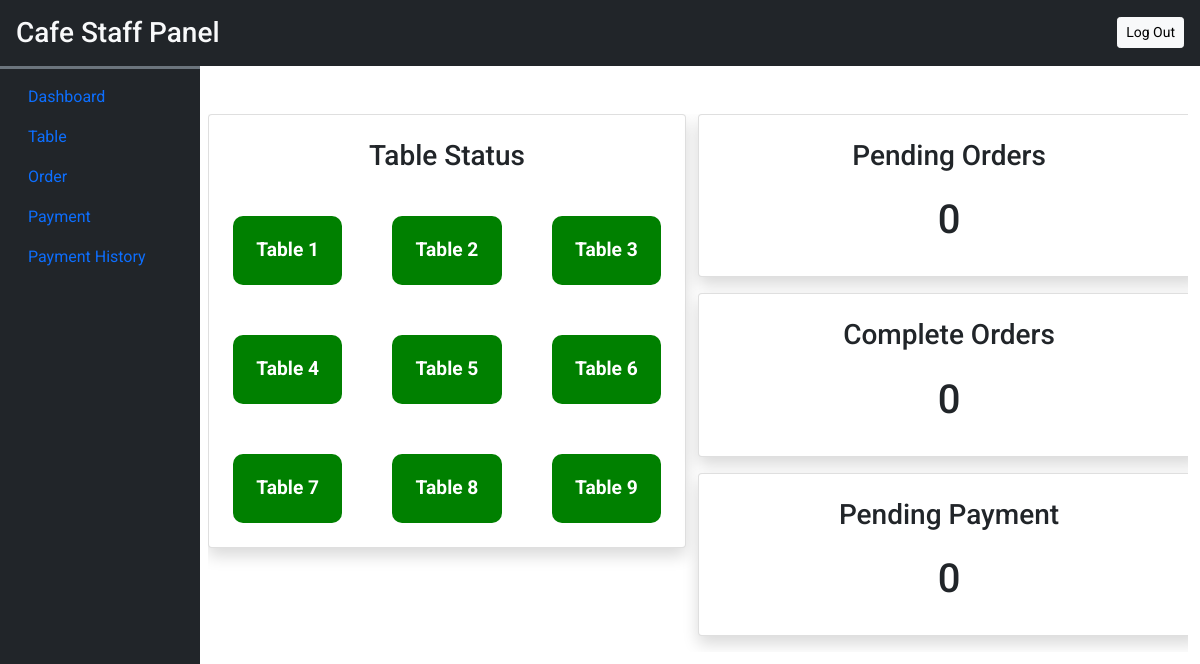
Page /cafefoodordering/admin/dashboard.php on the committed database.
### tables this page shows
CREATE TABLE `cafetable` (
  `id` int(50) NOT NULL,
  `tablenumber` int(100) NOT NULL,
  `status` tinyint(1) NOT NULL
);

### cafefoodordering/admin/dashboard.php (the view, shortened to what this page needs)
<?php
    require('inc/config.php');
    $sql = "SELECT id, status FROM cafetable ORDER BY id ASC";
    $result = $conn->query($sql);
    $pendingOrders = $conn->query("SELECT COUNT(*) AS total FROM orders WHERE status = 'preparing'")->fetch_assoc()['total'];
    $completedOrders = $conn->query("SELECT COUNT(*) AS total FROM orders WHERE status = 'complete'")->fetch_assoc()['total'];
    $pendingPayments = $conn->query("
        SELECT COUNT(DISTINCT table_id) AS total
        FROM orders
        WHERE status = 'complete'
    ")->fetch_assoc()['total'];
?>
<!DOCTYPE html>
<html lang="en">
    <head>
        <?php require('inc/link.php')?>
    </head>
    <body>
        <?php require('inc/header.php')?>
        <div class="container-fluid mt-5 ">
            <div class="col-lg-10 overflow-hidden ms-auto">
                <div class="row">
                    <div class="col-md-6">
                        <div class="col-md-12 mb-3 p-4 card text-center shadow">
                            <h3 class="mb-4 text-center">Table Status</h3>
                            <div class="table-grid">
                                <?php while($row = $result->fetch_assoc()): ?>
                                    <div class="table-box <?= $row['status'] == 1 ? 'taken' : 'available' ?>">
                                        Table <?= htmlspecialchars($row['id']) ?>
                                    </div>
                                <?php endwhile; ?>
                            </div>
                        </div>
                    </div>
                    <div class="col-md-6">
                        <div class="row">
                            <div class="col-md-12 mb-3 p-4 card text-center shadow">
                                <h3 class="mb-4 text-center">Pending Orders</h3>
                                <h1><?= $pendingOrders ?></h1>
                            </div>
                            <div class="col-md-12 mb-3 p-4 card text-center shadow">
                                <h3 class="mb-4 text-center">Complete Orders</h3>
                                <h1><?= $completedOrders ?></h1>
                            </div>
                            <div class="col-md-12 mb-3 p-4 card text-center shadow">
                                <h3 class="mb-4 text-center">Pending Payment</h3>
                                <h1><?= $pendingPayments ?></h1>
                            </div>
                        </div>
                    </div>
                </div>
            </div>
        </div>
    </body>
</html>

### cafefoodordering/admin/css/common.css (style rules this page uses)
:root { --teal:rgb(41, 170, 151); --teal_hover:rgb(23, 97, 86); }
* { font-family: "Roboto", sans-serif; }

### cafefoodordering/admin/dashboard.php (style rules this page uses)
.table-grid { display: grid; grid-template-columns: repeat(3, 1fr); gap: 50px; margin-top: 20px; }
.table-box { padding: 20px; color: white; text-align: center; font-size: 1.2em; border-radius: 10px; font-weight: bold; }
.available { background-color: green; }

### rows in the picture
cafetable: id "1"
cafetable: id "2"
cafetable: id "3"
cafetable: id "4"
cafetable: id "5"
cafetable: id "6"
cafetable: id "7"
cafetable: id "8"
cafetable: id "9"

### other values in the picture
$pendingOrders "0"
$completedOrders "0"
$pendingPayments "0"
